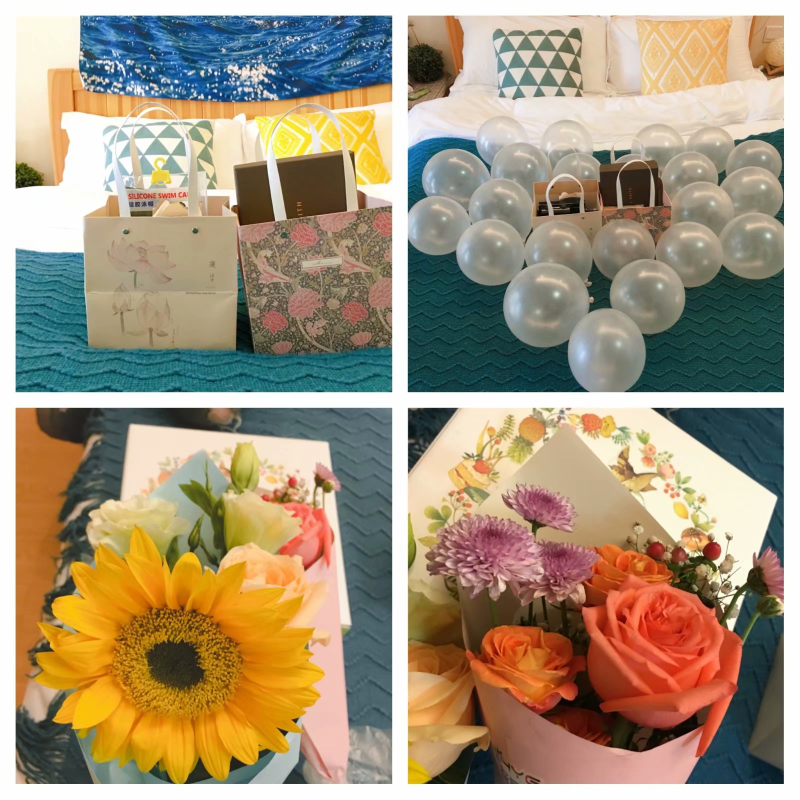
#> input picture pic/psb.jpg, 1600 x 1600 px (shown at 1/2 size)
$ python L6_PicMix.py
#> lines starting #> are read from the running program, lines starting #| are printed output that depends on the picture
#图像混合
import cv2 as cv

src1 = cv.imread("./pic/psb.jpg")
#> src1 is the input picture: shape (1600, 1600, 3); mean B, G, R 123.7, 148.6, 164.2
src2 = cv.imread("./pic/psb1.jpg")
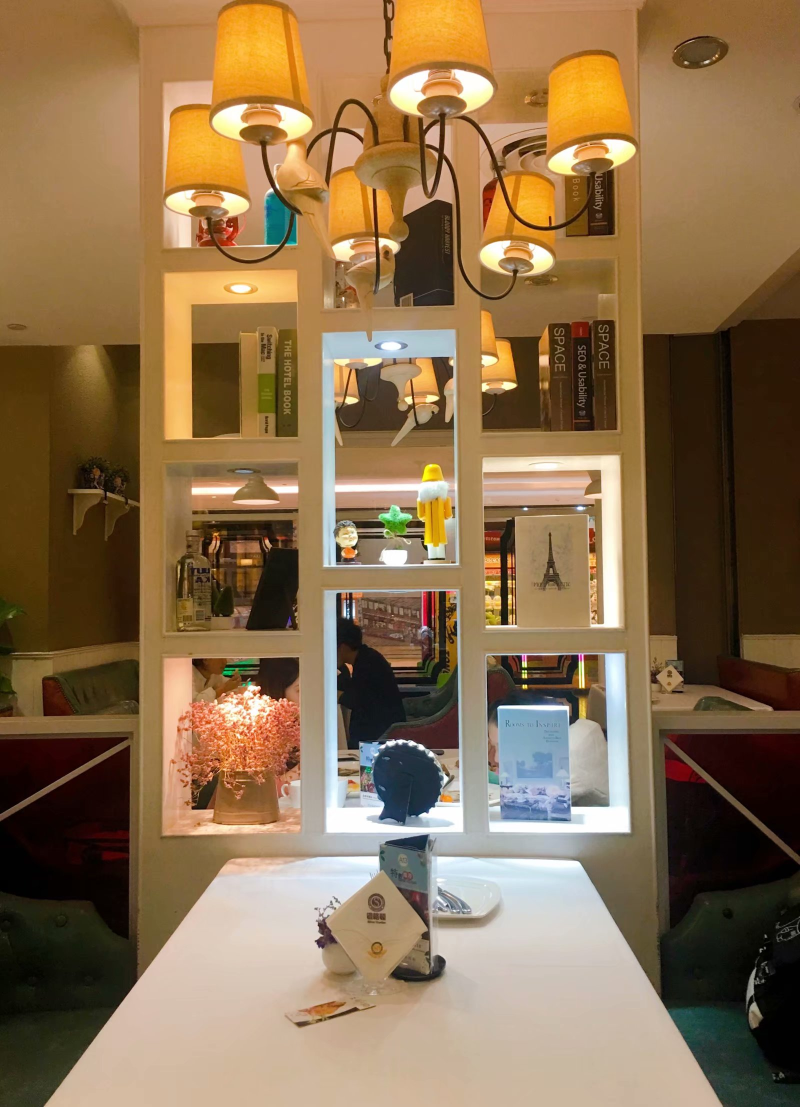
#> input picture pic/psb1.jpg, 1600 x 2214 px (shown at 1/2 size)
#> src2 is the input picture: shape (2214, 1600, 3); mean B, G, R 78.8, 111.7, 138.7

# resize image
scale_percent = 60       # percent of original size
width = int(src1.shape[1] * scale_percent / 300)
#> width = 320
height = int(src1.shape[0] * scale_percent / 300)
#> height = 320
dim = (width, height)
#> dim = (320, 320)
resizedImg1 = cv.resize(src1, dim)
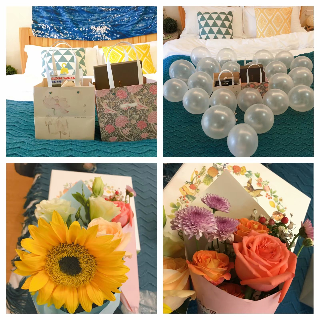
#> resizedImg1: shape (320, 320, 3); mean B, G, R 123.1, 147.9, 163.5
resizedImg2 = cv.resize(src2, dim)
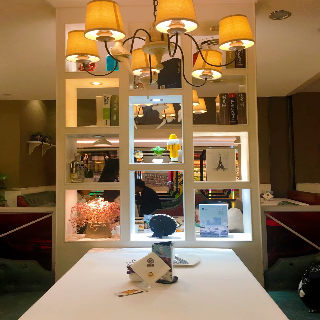
#> resizedImg2: shape (320, 320, 3); mean B, G, R 78.7, 111.7, 138.6
# [7 lines of commented-out code are left out]
mixPic = cv.addWeighted(resizedImg1,0.3,resizedImg2,0.7,0.3)
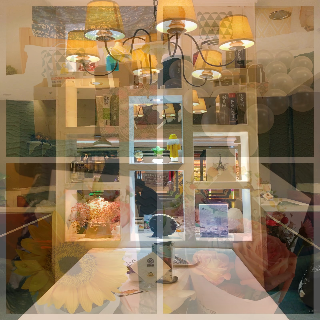
#> mixPic: shape (320, 320, 3); mean B, G, R 92.3, 122.8, 146.4
cv.namedWindow("Resize img2",cv.WINDOW_AUTOSIZE)
cv.imshow("Resize img2",mixPic)
cv.waitKey(0)
